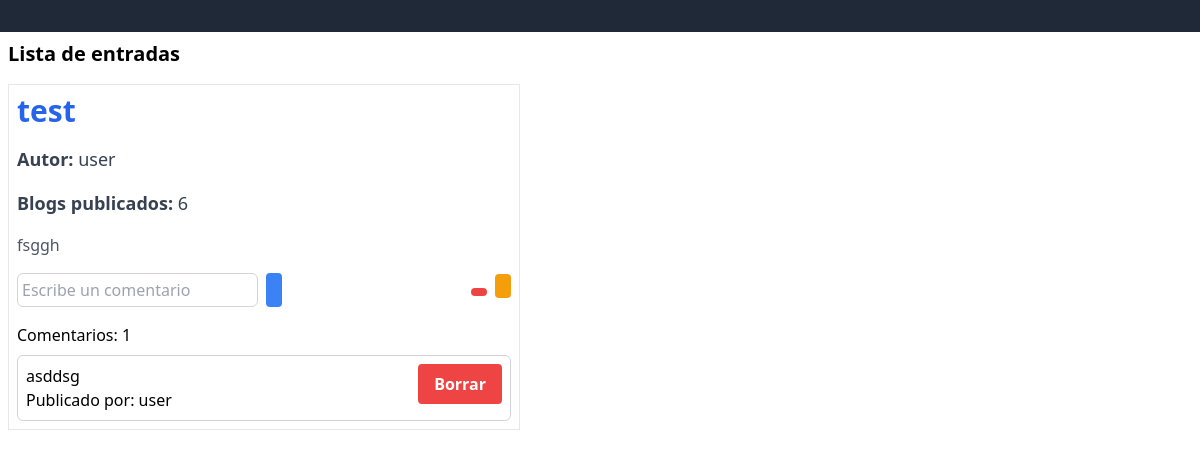
Before: / with the older database file.
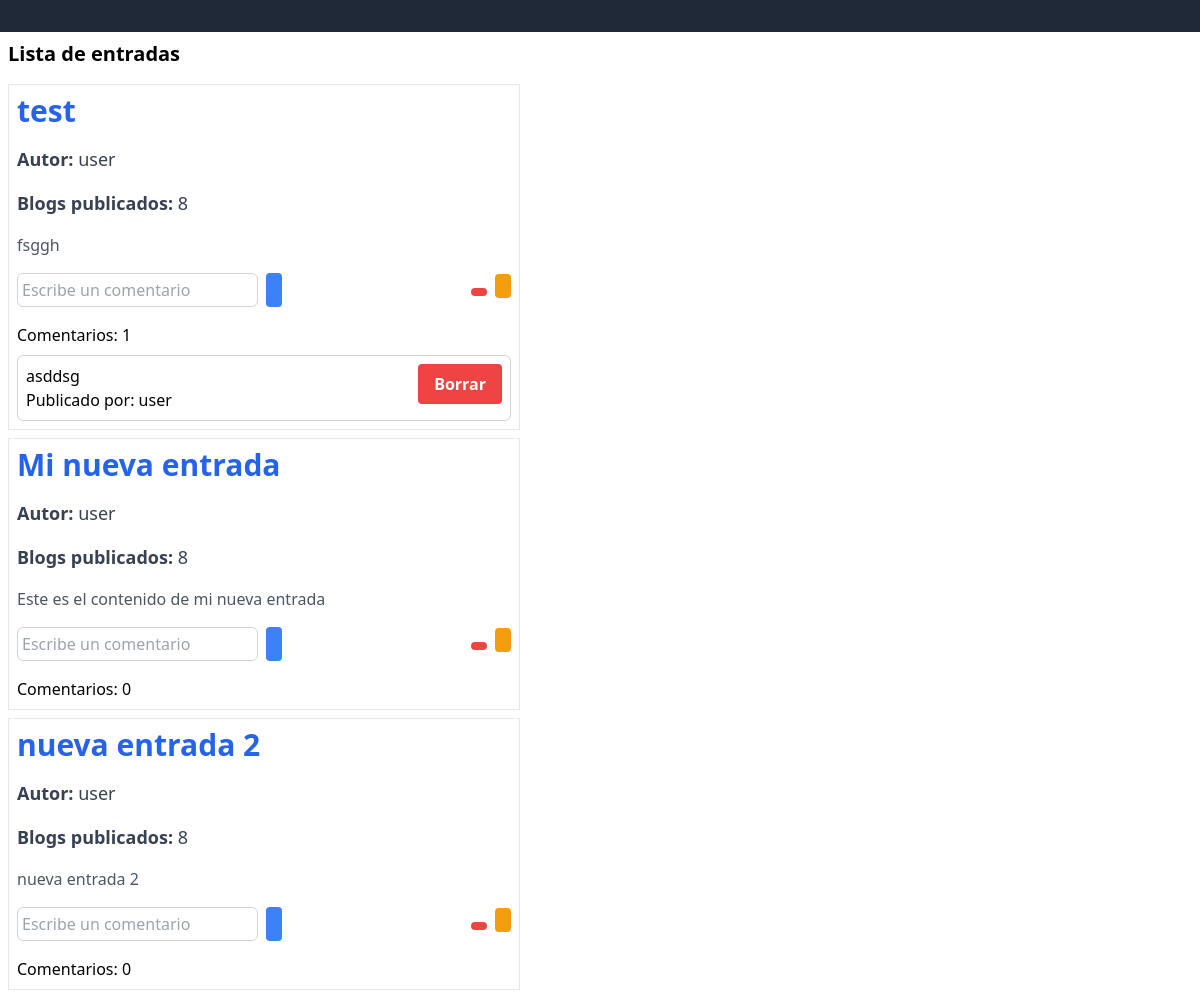
After: the same page with the newer database file.
### blog_app/models.py (models this page shows, shortened)
class Entrada(models.Model):
    titulo = models.CharField(max_length=100)
    contenido = models.TextField()
    fecha_creacion = models.DateTimeField(auto_now_add=True)
    autor = models.ForeignKey('blog_app.CustomUser', on_delete=models.CASCADE)
    categorias = models.ManyToManyField(Categoria)
    comentarios_count = models.IntegerField(default=0)

class CustomUser(AbstractUser):
    entradas_count = models.IntegerField(default=0)

class Comentario(models.Model):
    texto = models.TextField()
    fecha_creacion = models.DateTimeField(auto_now_add=True)
    autor = models.ForeignKey('blog_app.CustomUser', on_delete=models.CASCADE)
    entrada = models.ForeignKey(Entrada, on_delete=models.CASCADE)

### blog_app/views.py (the view)
# urls.py: path('', EntradaListView.as_view(), name='entrada_list'),
class EntradaListView(ListView):
    model = Entrada
    template_name = 'blog_app/entrada_list.html'

### blog_app/context_processors.py (called while the page is built)
def categorias(request):
    return {'categorias': Categoria.objects.all()}

### blog_app/templates/blog_app/entrada_list.html (shortened to what this page needs)
{% extends 'blog_app/base.html' %} {% block content %}
<div class="m-2">
  <p class="text-xl font-bold mb-4">Lista de entradas</p>
  <div class="flex flex-col">
    {% for entrada in object_list %}
    <div class="p-2 mb-2 w-auto max-w-lg border border-gray-200">
      <div class="mb-4">
        <h2 class="text-3xl font-extrabold mb-1 text-blue-600">
          {{ entrada.titulo }}
        </h2>
      </div>
      <div class="mb-4">
        <h3 class="text-lg font-semibold mb-1 text-gray-700">
          Autor: <span class="font-normal">{{ entrada.autor }}</span>
        </h3>
      </div>
      <div class="mb-4">
        <h4 class="text-lg font-semibold mb-1 text-gray-700">
          Blogs publicados:
          <span class="font-normal">{{ entrada.autor.entradas_count }}</span>
        </h4>
      </div>
      <p class="text-gray-600" style="word-wrap: break-word">
        {{ entrada.contenido }}
      </p>
      <div class="flex flex-row gap-2 justify-between items-center mt-2">
        <form
          method="post"
          action="{% url 'comentario_new' entrada.pk %}"
          class="flex flex-row gap-2 align-center"
        >
          <input
            name="texto"
            class="border border-gray-300 rounded-md p-1 mt-2"
            required="required"
            placeholder="Escribe un comentario"
          />
          <button
            type="submit"
            class="ri-add-line bg-blue-500 hover:bg-blue-700 text-white font-bold py-1 px-2 rounded mt-2"
          ></button>
        </form>
        <div class="flex flex-row gap-2">
          <form method="post" action="{% url 'entrada_delete' entrada.pk %}">
            <button
              type="submit"
              class="ri-delete-bin-fill bg-red-500 hover:bg-red-700 text-white font-bold px-2 py-1 rounded"
            ></button>
          </form>
          <a
            href="{% url 'entrada_edit' entrada.pk %}"
            class="ri-edit-2-fill bg-amber-500 hover:bg-amber-700 text-white font-bold rounded px-2 py-1"
          ></a>
        </div>
      </div>
      <p class="mt-4">Comentarios: {{ entrada.comentarios_count }}</p>
      {% for comentario in entrada.comentario_set.all %}
      <div
        class="border border-gray-300 rounded-md p-2 mt-2 flex flex-row justify-between align-center"
      >
        <div>
          <p>{{ comentario.texto }}</p>
          <p>Publicado por: {{ comentario.autor }}</p>
        </div>
        <form
          method="post"
          action="{% url 'comentario_delete' comentario.pk %}"
        >
          <button
            type="submit"
            class="bg-red-500 hover:bg-red-700 text-white font-bold py-2 px-4 rounded"
          >
            Borrar
          </button>
        </form>
      </div>
      {% endfor %}
    </div>
    {% endfor %}
  </div>
</div>
{% endblock content %}

### blog_app/templates/blog_app/base.html (shortened to what this page needs)
<!DOCTYPE html>
<html lang="en">
  <head>
    <link
      href="https://cdn.jsdelivr.net/npm/remixicon@3.4.0/fonts/remixicon.css"
      rel="stylesheet"
    />
  </head>
  <body class="w-screen">
    <nav class="bg-gray-800 text-white p-4 font-bold">
    </nav>
    {% block content %}{% endblock %}
  </body>
  <script src="https://cdn.tailwindcss.com"></script>
</html>

Changed rows visible on the page:
changed through a linked row, Entrada "test": autor.entradas_count "6" → "8"
added Entrada: titulo "Mi nueva entrada", autor "user", autor.entradas_count "8", contenido "Este es el contenido de mi nueva entrada", comentarios_count "0"
added Entrada: titulo "nueva entrada 2", autor "user", autor.entradas_count "8", contenido "nueva entrada 2", comentarios_count "0"
